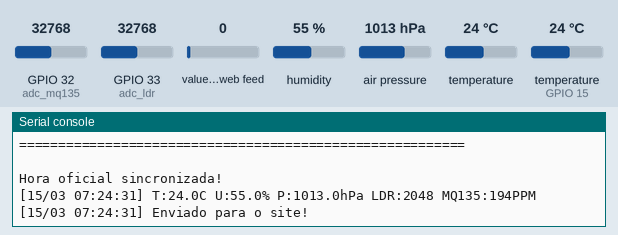
Simulated run of this program. Board: ESP32 board running MicroPython. Parts: the last lines printed to the serial console. Inputs (shaded band) come from the test bench; at power-on: humidity 55 %, air pressure 1013 hPa, GPIO 33 (adc_ldr) = 32768, GPIO 32 (adc_mq135) = 32768, temperature (sensor on GPIO 15) 24 °C, value of the web feed 0, temperature 24 °C (analog values on the 0–65535 scale). WiFi joins after 1.5 s; the clock reads 2024-03-15 10:24:30 at power-on unless the program sets it; files the program writes start out absent; random numbers come from a fixed seed; requests to the public web service named in the program get a made-up reply in its usual format after 0.4 s (London, UTC, broken clouds, 64 % humidity, 1013 hPa unless stated).

Above: at 2.7 s.
2.8 s: humidity set to 22 %
At 5.28 s:
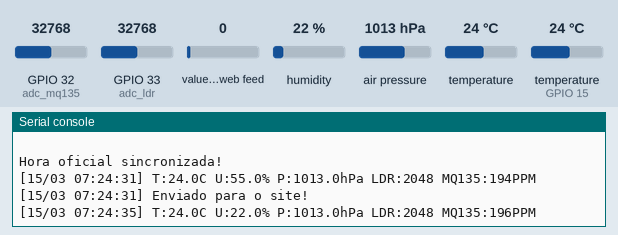
7.0 s: air pressure set to 952 hPa
At 9.5 s:
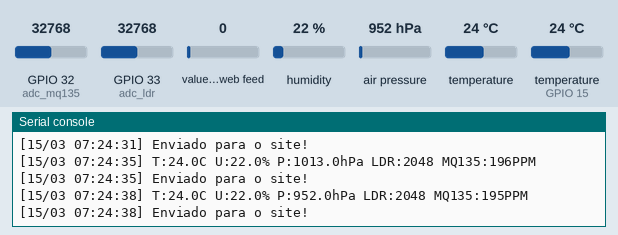
11.2 s: GPIO 33 (adc_ldr) set to 45874
At 13.0 s:
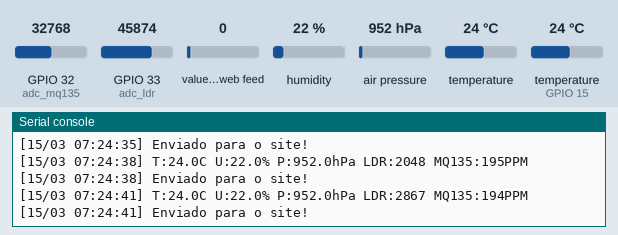
15.4 s: GPIO 32 (adc_mq135) set to 19660
At 16.5 s:
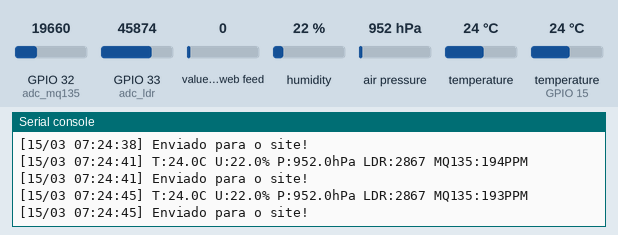
19.6 s: temperature (sensor on GPIO 15) set to 12 °C
At 23.5 s:
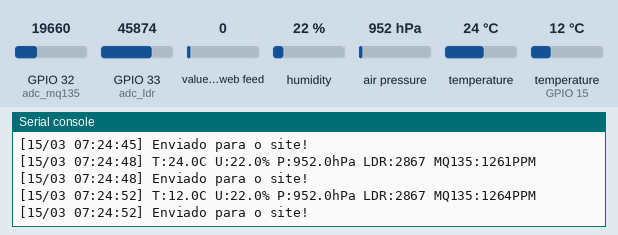
23.8 s: air pressure set to 975 hPa
At 26.9 s:
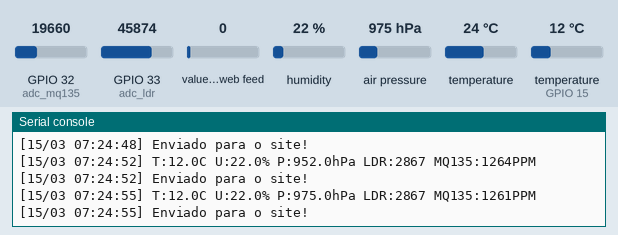

The program:

main.py
```python
import machine
import time
import struct
import dht
import network
import ntptime
import urequests
import ujson
import gc
import urandom

import banco

WIFI_CELULAR = "POCO"
SENHA_CELULAR = "********"
FIREBASE_URL = "https://estacao-iot-unip-default-rtdb.firebaseio.com/"

sta = network.WLAN(network.STA_IF)
sta.active(True)
sta.connect(WIFI_CELULAR, SENHA_CELULAR)

print("Conectando ao roteador do celular...")
while not sta.isconnected():
    time.sleep(0.5)

print("\n=========================================================")
print("Conectado! Acesse o Dashboard no PC ou Celular pelo link:")
print("https://estacaoesp32.netlify.app/")
print("=========================================================\n")

rtc = machine.RTC()
try:
    ntptime.settime()
    tm = time.localtime(time.time() - 10800)
    rtc.datetime((tm[0], tm[1], tm[2], tm[6], tm[3], tm[4], tm[5], 0))
    print("Hora oficial sincronizada!")
except Exception:
    rtc.datetime((2026, 11, 20, 4, 2, 25, 0, 0))

class BMP280:
    def __init__(self, i2c, addr=0x76):
        self.i2c = i2c
        self.addr = addr
        self.i2c.writeto_mem(self.addr, 0xF4, b'\x27')
        self.i2c.writeto_mem(self.addr, 0xF5, b'\xA0')
        cal = self.i2c.readfrom_mem(self.addr, 0x88, 24)
        self.T1, self.T2, self.T3, self.P1, self.P2, self.P3, self.P4, self.P5, self.P6, self.P7, self.P8, self.P9 = struct.unpack('<HhhHhhhhhhhh', cal)

    @property
    def pressure(self):
        data = self.i2c.readfrom_mem(self.addr, 0xF7, 6)
        adc_p = (data[0] << 12) | (data[1] << 4) | (data[2] >> 4)
        adc_t = (data[3] << 12) | (data[4] << 4) | (data[5] >> 4)
        var1 = (((adc_t >> 3) - (self.T1 << 1)) * self.T2) >> 11
        var2 = (((((adc_t >> 4) - (self.T1)) * ((adc_t >> 4) - (self.T1))) >> 12) * self.T3) >> 14
        t_fine = var1 + var2
        var1 = t_fine - 128000
        var2 = var1 * var1 * self.P6
        var2 = var2 + ((var1 * self.P5) << 17)
        var2 = var2 + (self.P4 << 35)
        var1 = ((var1 * var1 * self.P3) >> 8) + ((var1 * self.P2) << 12)
        var1 = (((1 << 47) + var1) * self.P1) >> 33
        if var1 == 0: return 0.0
        p = 1048576 - adc_p
        p = (((p << 31) - var2) * 3125) // var1
        var1 = (self.P9 * (p >> 13) * (p >> 13)) >> 25
        var2 = (self.P8 * p) >> 19
        p = ((p + var1 + var2) >> 8) + (self.P7 << 4)
        return p / 256.0

sensor_dht = dht.DHT22(machine.Pin(15))
i2c = machine.I2C(0, scl=machine.Pin(22), sda=machine.Pin(21), freq=100000)

try:
    sensor_bmp = BMP280(i2c, addr=0x76)
except Exception:
    try: sensor_bmp = BMP280(i2c, addr=0x77)
    except Exception: sensor_bmp = None

adc_mq135 = machine.ADC(machine.Pin(32))
adc_mq135.atten(machine.ADC.ATTN_11DB)
adc_ldr = machine.ADC(machine.Pin(33))
adc_ldr.atten(machine.ADC.ATTN_11DB)

def leitura_valida(t, u, p):
    return (-40 <= t <= 80) and (0 <= u <= 100) and (p == 0.0 or 300 <= p <= 1100)

INTERVALO_CSV_MS = 30000
INTERVALO_WIFI_MS = 10000
ultima_gravacao_csv = time.ticks_ms() - INTERVALO_CSV_MS
ultima_tentativa_wifi = time.ticks_ms()
temp_dht, umi_dht = 0.0, 0.0
ppm_base = 195

while True:
    gc.collect()
    agora_ms = time.ticks_ms()

    try:
        sensor_dht.measure()
        temp_dht = sensor_dht.temperature()
        umi_dht = sensor_dht.humidity()
    except Exception:
        pass

    try:
        pressao_hpa = (sensor_bmp.pressure / 100.0) if sensor_bmp else 0.0
    except Exception:
        pressao_hpa = 0.0

    valor_ldr = adc_ldr.read_u16() >> 4
    leitura_adc_gas = adc_mq135.read_u16() >> 4

    if leitura_adc_gas > 2000:
        variacao = (urandom.getrandbits(3) % 5) - 2
        ppm_base = max(188, min(206, ppm_base + variacao))
        valor_mq135 = ppm_base
    else:
        variacao_alerta = (urandom.getrandbits(4) % 40) - 20
        valor_mq135 = 1280 + variacao_alerta

    if valor_ldr > 3000: status_luz = "Escuro ({})".format(valor_ldr)
    elif valor_ldr > 1200: status_luz = "Ambiente ({})".format(valor_ldr)
    else: status_luz = "Claro ({})".format(valor_ldr)

    dt = rtc.datetime()
    carimbo = "{:02d}/{:02d} {:02d}:{:02d}:{:02d}".format(dt[2], dt[1], dt[4], dt[5], dt[6])

    t = round(temp_dht, 1)
    u = round(umi_dht, 1)
    p = round(pressao_hpa, 1)

    if not leitura_valida(temp_dht, umi_dht, pressao_hpa):
        print("[{}] Leitura fora da faixa, descartada: T={} U={} P={}".format(carimbo, t, u, p))
        time.sleep(3)
        continue

    print("[{}] T:{}C U:{}% P:{}hPa LDR:{} MQ135:{}PPM".format(carimbo, t, u, p, valor_ldr, valor_mq135))

    if time.ticks_diff(agora_ms, ultima_gravacao_csv) >= INTERVALO_CSV_MS:
        banco.salvar_no_banco(carimbo, t, u, p, valor_ldr, valor_mq135)
        ultima_gravacao_csv = agora_ms

    if not sta.isconnected():
        print("Sem Wi-Fi, tentando reconectar...")
        if time.ticks_diff(agora_ms, ultima_tentativa_wifi) >= INTERVALO_WIFI_MS:
            ultima_tentativa_wifi = agora_ms
            try:
                sta.connect(WIFI_CELULAR, SENHA_CELULAR)
            except Exception as e:
                print("Erro ao reconectar:", e)
    else:
        try:
            payload = ujson.dumps({
                "data_hora": carimbo,
                "temp": t,
                "umid": u,
                "pres": p,
                "ldr_txt": status_luz,
                "ldr_val": valor_ldr,
                "gas": valor_mq135
            })
            res = urequests.post(FIREBASE_URL + "historico.json", data=payload)
            status = res.status_code
            res.close()
            if status == 200:
                print("[{}] Enviado para o site!".format(carimbo))
            else:
                print("[{}] Falha no envio, HTTP {}".format(carimbo, status))
        except Exception as e:
            print("Aviso rede:", e)

    time.sleep(3)
```

banco.py
```python
import os

ARQUIVO_DB = "banco_dados.csv"
LIMITE_LINHAS = 50

def resetar_banco():
    try:
        if ARQUIVO_DB in os.listdir():
            os.remove(ARQUIVO_DB)
        print("Banco de dados resetado com sucesso.")
    except Exception as e:
        print("Erro ao resetar banco:", e)

def salvar_no_banco(data_hora, t, u, p, l, g):
    try:
        cabecalho = "Data_Hora,Temperatura_C,Umidade_UR,Pressao_hPa,Luminosidade_ADC,Qualidade_Ar_PPM\n"
        registro = "{},{},{},{},{},{}\n".format(data_hora, t, u, p, l, g)

        if ARQUIVO_DB not in os.listdir():
            with open(ARQUIVO_DB, "w") as f:
                f.write(cabecalho)
                f.write(registro)
            return

        with open(ARQUIVO_DB, "r") as f:
            linhas = f.readlines()

        dados = linhas[1:] if len(linhas) > 1 else []
        dados.append(registro)

        if len(dados) > LIMITE_LINHAS:
            dados = dados[-LIMITE_LINHAS:]

        with open(ARQUIVO_DB, "w") as f:
            f.write(cabecalho)
            for d in dados:
                f.write(d)
    except Exception as e:
        print("Erro ao persistir dados:", e)

def ler_historico_banco():
    if ARQUIVO_DB not in os.listdir():
        return []

    try:
        with open(ARQUIVO_DB, "r") as f:
            ultimas_linhas = []
            for i, linha in enumerate(f):
                if i == 0:
                    continue
                ultimas_linhas.append(linha.strip().split(","))
                if len(ultimas_linhas) > 8:
                    ultimas_linhas.pop(0)
            return ultimas_linhas
    except Exception as e:
        return []
```

Measured:
- after the input at 2.8 s, the serial console: prints a new line after 2.2 s (image 1)
- after the input at 7.0 s, the serial console: prints a new line after 1.5 s (image 2)
- after the input at 11.2 s, the serial console: prints a new line after 0.68 s (image 3)
- after the input at 19.6 s, the serial console: prints a new line after 2.6 s (image 5)
- after the input at 23.8 s, the serial console: prints a new line after 1.8 s (image 6)
